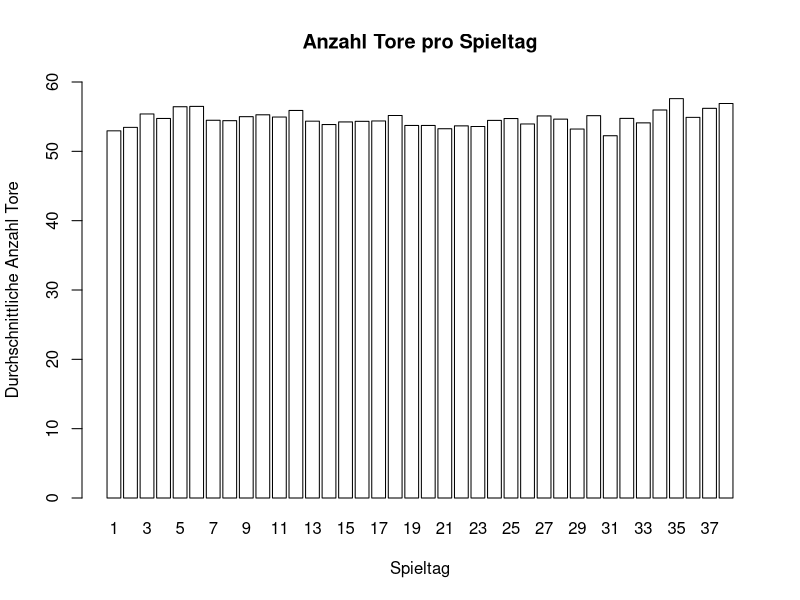
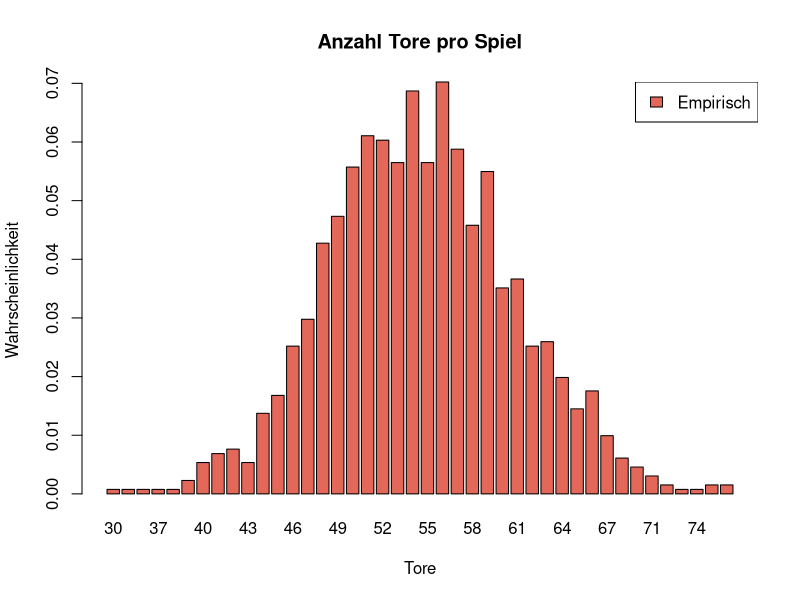
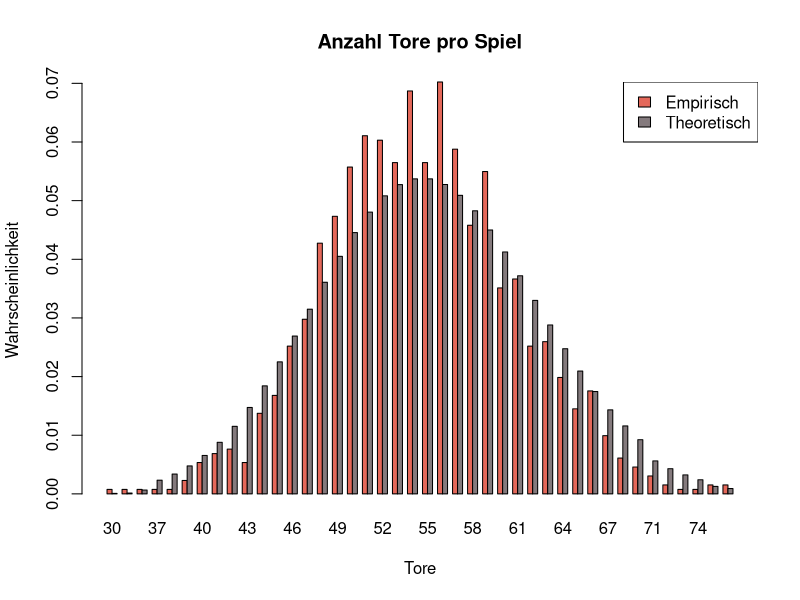
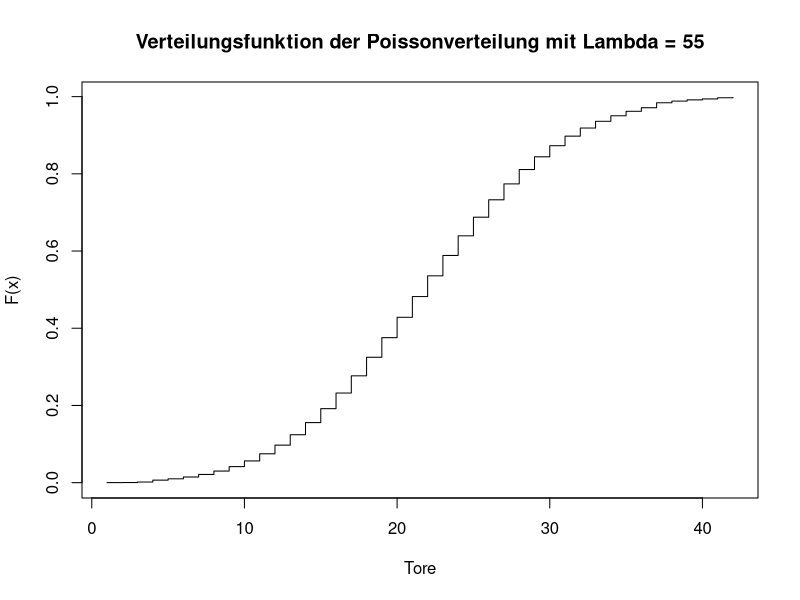

Write R code to recreate these figures, in order.
######### ====================== Loesung zum 4.Aufgabenzettel ====================== #########

#### Aufgabe 4.3 ---- 
# a)
handball = read.table("handball.csv", header=T, sep=";")
summary(handball)

# b) 

## 1. 
saisons = unique(handball$saison)

## 2. 

for(s in saisons){
  relevante_daten = handball[handball$saison == s,]
  spieltage = max(unique(relevante_daten$spieltag)) 
  print(paste("Saison:", paste(s, (paste("Spieltage:", spieltage, sep = " ")), sep = ", "), sep = " "))
}

## 3. 

n = nrow(handball)
zaehler = 0 

for(i in 1:n){
  if(handball$tore_mannschaft1[i] == handball$tore_mannschaft2[i]){
    zaehler = zaehler + 1
  }
}

ws = 100 / n * zaehler 

print(paste("Die empirische Wahrscheinlichkeit, dass ein Spiel unentschieden ausgeht, beträgt", paste(round(ws, 2), "%.", sep = ""), sep = " "))

## 4. 

tore_pro_spieltag = c()

for(i in 1:38){
  relevante_daten = handball[handball$spieltag == i,]
  n_rel = nrow(relevante_daten)
  tore_pro_spieltag = c(tore_pro_spieltag, sum(relevante_daten$tore_mannschaft1 + relevante_daten$tore_mannschaft2)/n_rel)
}

barplot(tore_pro_spieltag, 
        main = "Anzahl Tore pro Spieltag", 
        xlab = "Spieltag", 
        ylab = "Durchschnittliche Anzahl Tore", 
        names.arg = 1:38, 
        col = "white", 
        ylim = c(0,60))

# c) 

handball$tore = handball$tore_mannschaft1 + handball$tore_mannschaft2

# d) 


ws_t = c()
tore_sort = sort(unique(handball$tore))
for(t in 1:length(tore_sort)){
  relevante_daten = handball[handball$tore == tore_sort[t],]
  ws_t[t] = nrow(relevante_daten)/nrow(handball) 
}

barplot(ws_t, 
        main = "Anzahl Tore pro Spiel", 
        xlab = "Tore", 
        ylab = "Wahrscheinlichkeit", 
        names.arg = tore_sort, 
        col = c("#e4685a"))

legend("topright", legend=c("Empirisch"), fill = c("#e4685a"))

# e) 

p_t = dpois(tore_sort, 55)

data = data.frame(empirisch = ws_t, 
                  poisson = dpois(tore_sort, 55)) 

barplot(t(as.matrix(data)),
        beside=TRUE, 
        main = "Anzahl Tore pro Spiel", 
        xlab = "Tore", 
        ylab = "Wahrscheinlichkeit", 
        names.arg = tore_sort, 
        col = c("#e4685a", "#847a7d"))

legend("topright", legend=c("Empirisch", "Theoretisch"), fill = c("#e4685a", "#847a7d"))

#f) 

plot(ppois(tore_sort, 55), 
     type = "s", 
     main = "Verteilungsfunktion der Poissonverteilung mit Lambda = 55",
     xlab = "Tore", 
     ylab = "F(x)"
     )

weniger_als_54 = ppois(54, 55)
mehr_als_44 = 1 - ppois(44, 55)

zwischen_44_54 = mehr_als_44 - weniger_als_54


#g) 

set.seed(1)
gesamtzahl_tore = rpois(9, lambda = 55)

#### ende ---- 

